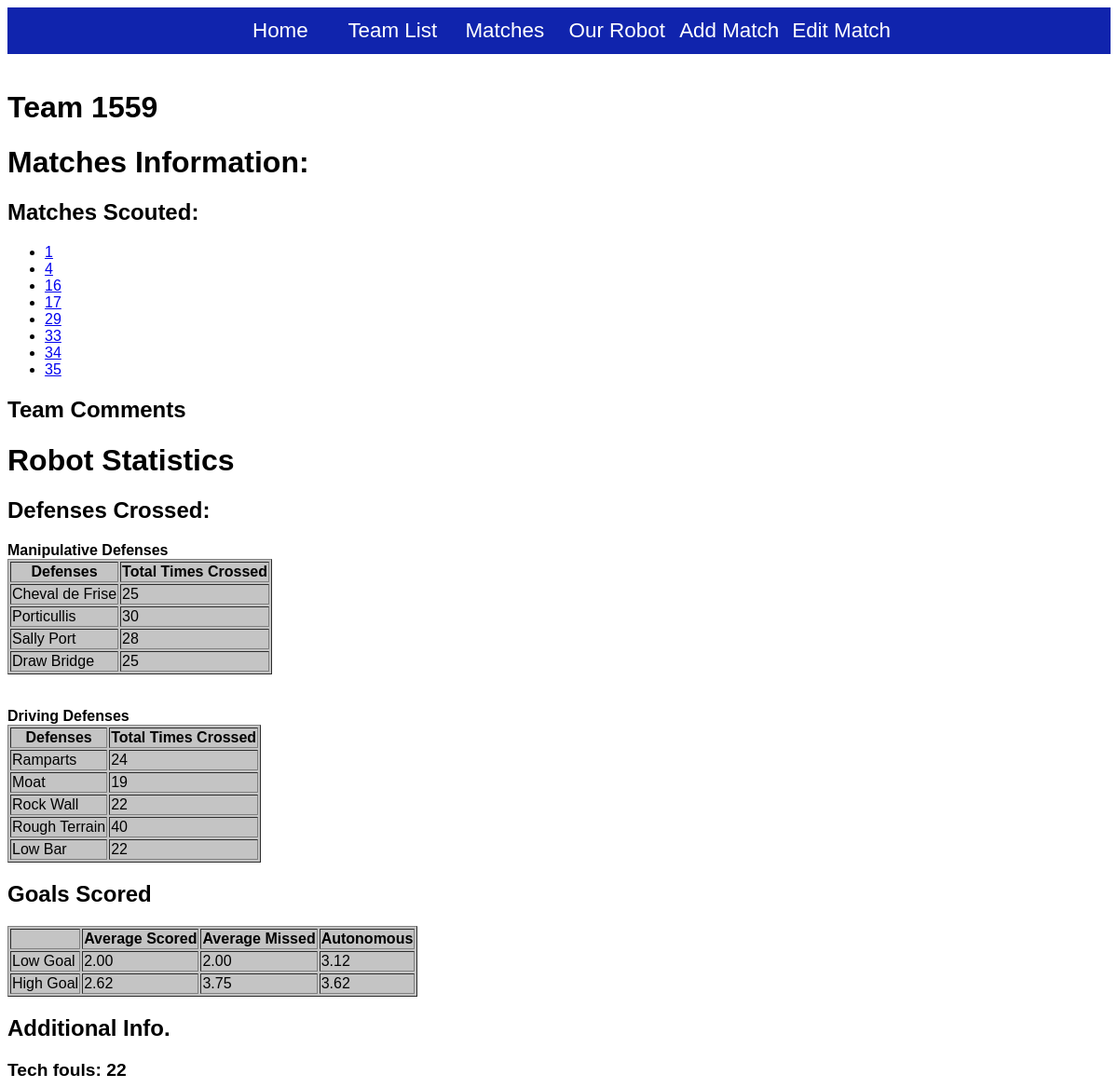
The page /2016/view_team/1559 on the database its author committed.
### Scouting2016/models.py (models this page shows, shortened)
class ScoreResult(models.Model):
    team = models.ForeignKey(Team)
    match = models.ForeignKey(Match)
    auto_score_low = models.IntegerField()
    auto_score_high = models.IntegerField()
    cheval_de_frise = models.IntegerField()
    ramparts = models.IntegerField()
    sally_port = models.IntegerField()
    low_bar = models.IntegerField()
    rock_wall = models.IntegerField()
    draw_bridge = models.IntegerField()
    moat = models.IntegerField()
    rough_terrain = models.IntegerField()
    portcullis = models.IntegerField(default=0)
    score_tech_foul = models.IntegerField()
    high_score_fail = models.IntegerField()
    high_score_successful = models.IntegerField()
    low_score_successful = models.IntegerField()
    low_score_fail = models.IntegerField()
    notes_text_area =models.CharField(max_length=1000)
    auto_defense = models.CharField(max_length=50, default="")
    auto_spy = models.CharField(max_length=50, default="")
    scale_challenge = models.CharField(max_length=50, default="")
    slow_fast_bridge = models.CharField(max_length=50, default="")
    slow_fast_cheval = models.CharField(max_length=50, default="")
    slow_fast_low_bar = models.CharField(max_length=50, default="")
    slow_fast_moat = models.CharField(max_length=50, default="")
    slow_fast_portcullis = models.CharField(max_length=50, default="")
    slow_fast_ramparts = models.CharField(max_length=50, default="")
    slow_fast_rock_wall = models.CharField(max_length=50, default="")
    slow_fast_rough = models.CharField(max_length=50, default="")
    slow_fast_sally = models.CharField(max_length=50, default="")

class Match(models.Model):
    matchNumber = models.IntegerField()

### Scouting2016/views.py (the view)
def view_team(request, team_number):
    this_team = Team.objects.get(teamNumber=team_number)
    metrics = __get_team_metrics(this_team)
    score_result_list = []
    for sr in this_team.scoreresult_set.all():
        score_result_list.append(sr)
    context = {}
    context['team_number'] = this_team.teamNumber
    context['metrics'] = metrics
    context['score_result_list'] = score_result_list
    return render(request, 'Scouting2016/TeamPage.html', context)

### Scouting2016/templates/Scouting2016/TeamPage.html (shortened to what this page needs)
<html>
<head>
{% load staticfiles %}
<link rel="stylesheet" type="text/css"
	href="{% static 'Scouting2016/style.css' %}" />
</head>
<body>
	{% include "Scouting2016/banner.html" %}
	<h1>Team {{ team_number }}</h1>
<h1>Matches Information:</h1>
{% if score_result_list|length == 0 %}
No matches scouted
{% else %}
 <h2>Matches Scouted:</h2>
  <ul>
  {% for sr in score_result_list %}
     <li><a href="/2016/match_display/{{sr.match.matchNumber}}">{{sr.match.matchNumber}}</a></li>
  {% endfor %}
  </ul>
 <h2>Team Comments</h2>
{% endif %}
	<h1>Robot Statistics</h1>
	<h2>Defenses Crossed:</h2>
	<b>Manipulative Defenses</b>
	<table border = "1">
	<th>  Defenses </th> <th> Total Times Crossed  </th>
	<tr> <td> Cheval de Frise </td> <td> {{ metrics.cheval_de_frise__sum  }} </td> </tr>
    <tr> <td> Porticullis     </td> <td> {{ metrics.portcullis__sum  }} </td> </tr>
    <tr> <td> Sally Port      </td> <td> {{ metrics.sally_port__sum  }} </td> </tr>
    <tr> <td> Draw Bridge     </td> <td> {{ metrics.draw_bridge__sum  }} </td> </tr>
    </table>
    <br></br>
    <b>Driving Defenses</b>
    <table border = "1">
    <th>  Defenses </th> <th> Total Times Crossed  </th>
    <tr> <td> Ramparts      </td> <td> {{ metrics.ramparts__sum }} </td> </tr>
    <tr> <td> Moat          </td> <td> {{ metrics.moat__sum  }} </td> </tr>
    <tr> <td> Rock Wall     </td> <td> {{ metrics.rock_wall__sum  }} </td> </tr>
    <tr> <td> Rough Terrain </td> <td> {{ metrics.rough_terrain__sum  }} </td> </tr>
    <tr> <td> Low Bar       </td> <td> {{ metrics.low_bar__sum  }} </td> </tr>
	</table>
<h2>Goals Scored</h2>
<table border = "1">
<tr><th></th><th>Average Scored</th><th>Average Missed</th><th>Autonomous</th></tr>
<tr><td>Low Goal</td><td> {{ metrics.low_score_successful__avg }} </td><td>  {{ metrics.low_score_fail__avg }}  </td><td> {{metrics.auto_score_low__avg}} </td></tr>
<tr><td>High Goal</td><td> {{ metrics.high_score_successful__avg }} </td><td>  {{ metrics.high_score_fail__avg }}  </td><td> {{metrics.auto_score_high__avg}} </td></tr>
</table>
<h2>Additional Info.</h2>
<b><big>Tech fouls: {{metrics.score_tech_foul__sum}}</big></b>
</body>
</html>

### Scouting2016/static/Scouting2016/style.css (style rules this page uses)
body { background-color: #FFFFFF; font-family: 'Century Gothic', CenturyGothic, AppleGothic, sans-serif; }
table { background-color: #C4C4C4; }
h1 { font-family: 'Trebuchet MS', 'Lucida Grande', 'Lucida Sans Unicode', 'Lucida Sans', Tahoma, sans-serif; color: #000000; }
h2 { font-family: 'Trebuchet MS', 'Lucida Grande', 'Lucida Sans Unicode', 'Lucida Sans', Tahoma, sans-serif; color: #000000; }

### rows shown on the page
ScoreResult: match.matchNumber "1"
ScoreResult: match.matchNumber "4"
ScoreResult: match.matchNumber "16"
ScoreResult: match.matchNumber "17"
ScoreResult: match.matchNumber "29"
ScoreResult: match.matchNumber "33"
ScoreResult: match.matchNumber "34"
ScoreResult: match.matchNumber "35"

### other values the page prints
{{ team_number }} "1559"
{{ metrics.cheval_de_frise__sum }} "25"
{{ metrics.portcullis__sum }} "30"
{{ metrics.sally_port__sum }} "28"
{{ metrics.draw_bridge__sum }} "25"
{{ metrics.ramparts__sum }} "24"
{{ metrics.moat__sum }} "19"
{{ metrics.rock_wall__sum }} "22"
{{ metrics.rough_terrain__sum }} "40"
{{ metrics.low_bar__sum }} "22"
{{ metrics.low_score_successful__avg }} "2.00"
{{ metrics.low_score_fail__avg }} "2.00"
{{ metrics.auto_score_low__avg }} "3.12"
{{ metrics.high_score_successful__avg }} "2.62"
{{ metrics.high_score_fail__avg }} "3.75"
